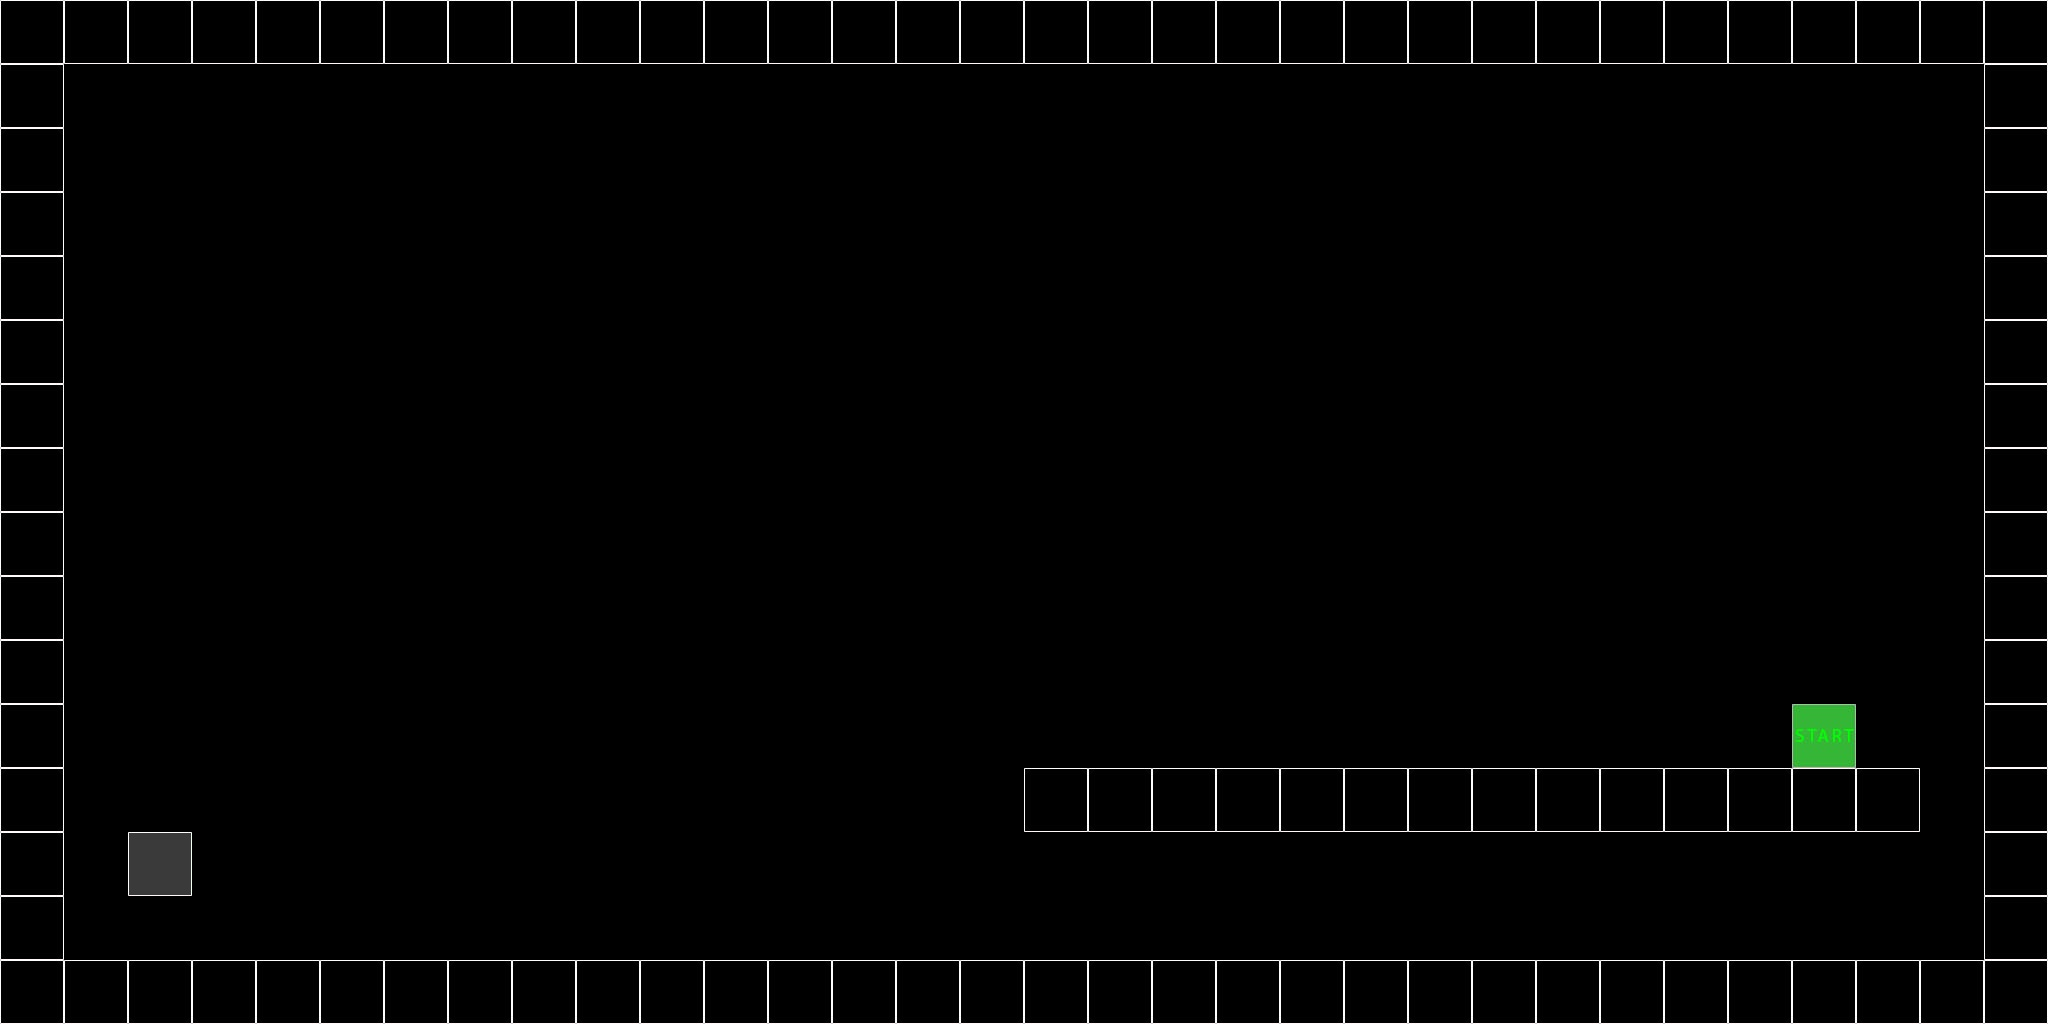

The image is a tile-based game level rendered from a .tmx file. Its description and complete source (layers, tilesets, objects, tile grids) follow:
An orthogonal 32x16 tile map with 64x64 px tiles, 1 tile layer (Warstwa Kafelków 1).

<map version="1.0" tiledversion="1.0.2" orientation="orthogonal" renderorder="right-down" width="32" height="16" tilewidth="64" tileheight="64" nextobjectid="1">
 <tileset firstgid="1" source="TilesPalette.tsx" />
 <layer name="Warstwa Kafelków 1" width="32" height="16">
  <data encoding="csv">
1,1,1,1,1,1,1,1,1,1,1,1,1,1,1,1,1,1,1,1,1,1,1,1,1,1,1,1,1,1,1,1,
1,0,0,0,0,0,0,0,0,0,0,0,0,0,0,0,0,0,0,0,0,0,0,0,0,0,0,0,0,0,0,1,
1,0,0,0,0,0,0,0,0,0,0,0,0,0,0,0,0,0,0,0,0,0,0,0,0,0,0,0,0,0,0,1,
1,0,0,0,0,0,0,0,0,0,0,0,0,0,0,0,0,0,0,0,0,0,0,0,0,0,0,0,0,0,0,1,
1,0,0,0,0,0,0,0,0,0,0,0,0,0,0,0,0,0,0,0,0,0,0,0,0,0,0,0,0,0,0,1,
1,0,0,0,0,0,0,0,0,0,0,0,0,0,0,0,0,0,0,0,0,0,0,0,0,0,0,0,0,0,0,1,
1,0,0,0,0,0,0,0,0,0,0,0,0,0,0,0,0,0,0,0,0,0,0,0,0,0,0,0,0,0,0,1,
1,0,0,0,0,0,0,0,0,0,0,0,0,0,0,0,0,0,0,0,0,0,0,0,0,0,0,0,0,0,0,1,
1,0,0,0,0,0,0,0,0,0,0,0,0,0,0,0,0,0,0,0,0,0,0,0,0,0,0,0,0,0,0,1,
1,0,0,0,0,0,0,0,0,0,0,0,0,0,0,0,0,0,0,0,0,0,0,0,0,0,0,0,0,0,0,1,
1,0,0,0,0,0,0,0,0,0,0,0,0,0,0,0,0,0,0,0,0,0,0,0,0,0,0,0,0,0,0,1,
1,0,0,0,0,0,0,0,0,0,0,0,0,0,0,0,0,0,0,0,0,0,0,0,0,0,0,0,3,0,0,1,
1,0,0,0,0,0,0,0,0,0,0,0,0,0,0,0,1,1,1,1,1,1,1,1,1,1,1,1,1,1,0,1,
1,0,2,0,0,0,0,0,0,0,0,0,0,0,0,0,0,0,0,0,0,0,0,0,0,0,0,0,0,0,0,1,
1,0,0,0,0,0,0,0,0,0,0,0,0,0,0,0,0,0,0,0,0,0,0,0,0,0,0,0,0,0,0,1,
1,1,1,1,1,1,1,1,1,1,1,1,1,1,1,1,1,1,1,1,1,1,1,1,1,1,1,1,1,1,1,1
</data>
 </layer>
</map>
